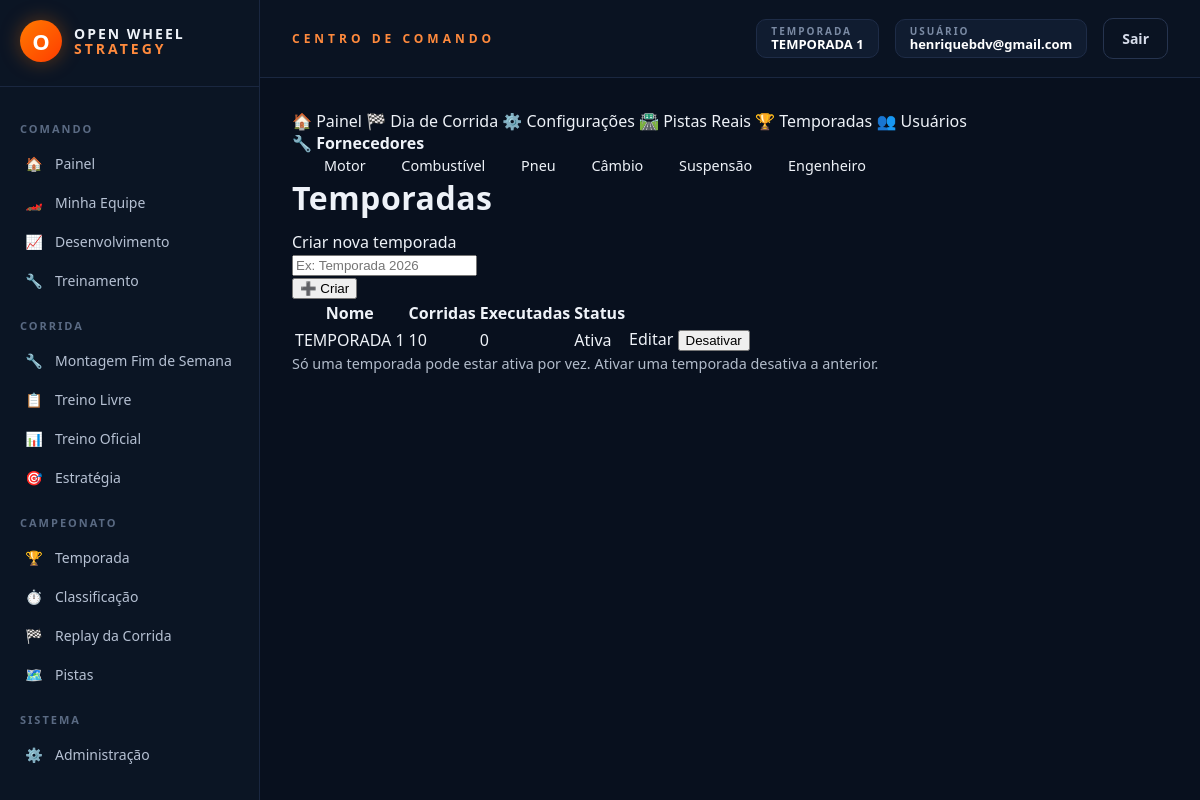
Page /admin/temporadas (signed in) on the earlier database version.
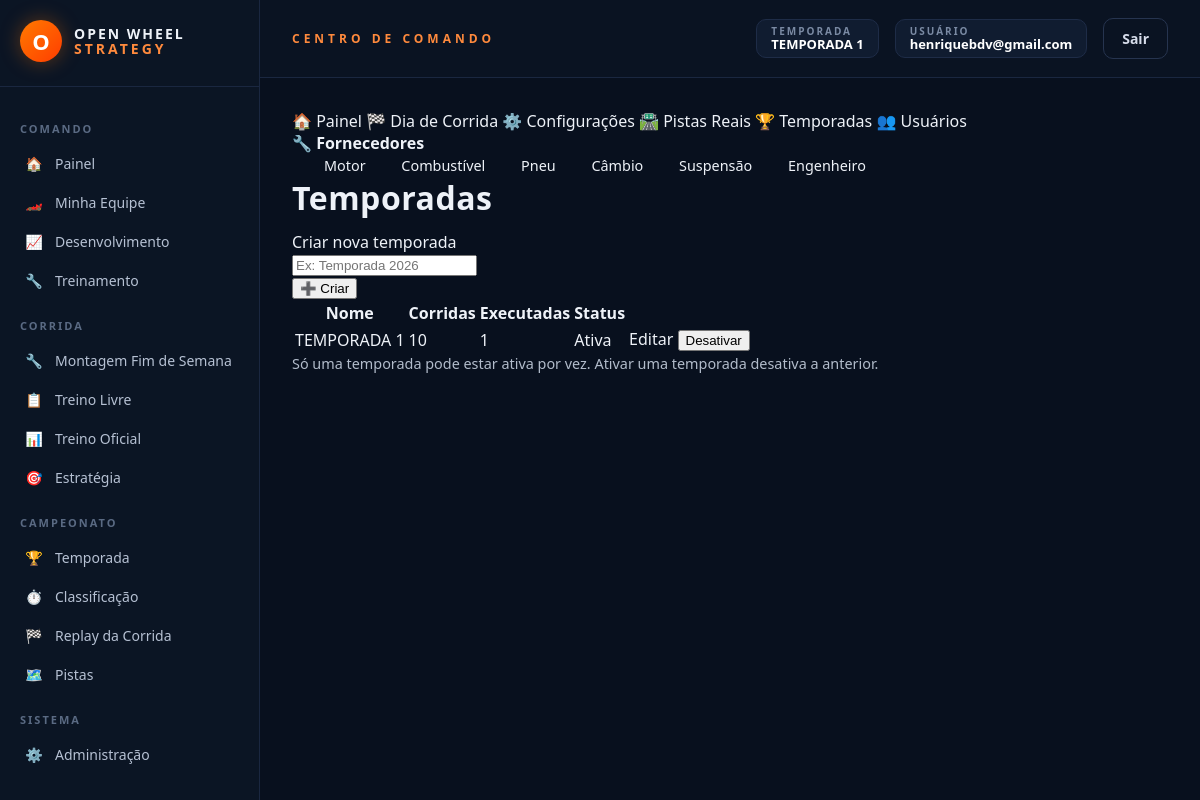
Same page on the later database version.
### models_temporada.py (models this page shows, shortened)
class Temporada(db.Model):
    __tablename__ = "temporadas"
    id = db.Column(db.Integer, primary_key=True)
    nome = db.Column(db.String(120), nullable=False)
    ativa = db.Column(db.Boolean, default=False, nullable=False)
    data_criacao = db.Column(db.DateTime, default=datetime.utcnow)
    corridas_agendadas = db.relationship(
        "CorridaAgendada", backref="temporada",
        cascade="all, delete-orphan",
        order_by="CorridaAgendada.ordem",
    )
    @classmethod
    def ativa_atual(cls):
        try:
            return cls.query.filter_by(ativa=True).first()
        except (OperationalError, ProgrammingError, NoSuchTableError):
            return None
    def total_corridas(self):
        return len(self.corridas_agendadas)
    def corridas_executadas(self):
        return sum(1 for c in self.corridas_agendadas if c.executada)

class CorridaAgendada(db.Model):
    __tablename__ = "corridas_agendadas"
    id = db.Column(db.Integer, primary_key=True)
    temporada_id = db.Column(db.Integer, db.ForeignKey("temporadas.id"), nullable=False)
    pista_real_id = db.Column(db.Integer, nullable=False)
    pista_nome = db.Column(db.String(120))
    ordem = db.Column(db.Integer, nullable=False)
    executada = db.Column(db.Boolean, default=False, nullable=False)
    data_execucao = db.Column(db.DateTime)
    resultado_json = db.Column(db.Text, default="[]")

### rotas/admin.py (the view, shortened to what this page needs)
    @app.route("/admin/temporadas", methods=["GET", "POST"])
    @admin_requerido
    def admin_temporadas():
        temporadas = Temporada.query.order_by(Temporada.data_criacao.desc()).all()
        return render_template("admin_temporadas.html", temporadas=temporadas)

### app.py (called while the page is built)
def _registrar_contexto(app):
    @app.context_processor
    def injetar_globais():
        usuario_id = session.get("usuario_id")
        usuario = Usuario.query.get(usuario_id) if usuario_id else None
        return {
            "usuario_logado": usuario,
            "categorias_fornecedor": FORNECEDORES_CONFIG,
            "temporada_ativa": Temporada.ativa_atual(),
        }

### extensoes.py (called while the page is built)
def admin_requerido(view_func):
    @functools.wraps(view_func)
    def wrapper(*args, **kwargs):
        from models import Usuario
        usuario_id = session.get("usuario_id")
        if not usuario_id:
            return redirect(url_for("login"))
        usuario = Usuario.query.get(usuario_id)
        if not usuario or not usuario.eh_admin:
            return render_template("acesso_negado.html"), 403
        return view_func(*args, **kwargs)
    return wrapper

### templates/admin_temporadas.html
{% extends "admin_base.html" %}
{% set secao_admin = 'temporadas' %}
{% block admin_content %}
<h1 class="h3 mb-4">Temporadas</h1>
<div class="card mb-4">
    <div class="card-header">Criar nova temporada</div>
    <div class="card-body">
        <form method="POST" class="row g-2">
            <div class="col-md-8">
                <input type="text" name="nome" class="form-control" placeholder="Ex: Temporada 2026" required>
            </div>
            <div class="col-md-4">
                <button type="submit" class="btn btn-primary w-100">➕ Criar</button>
            </div>
        </form>
    </div>
</div>
<table class="table">
    <thead>
        <tr>
            <th>Nome</th><th>Corridas</th><th>Executadas</th><th>Status</th><th></th>
        </tr>
    </thead>
    <tbody>
        {% for t in temporadas %}
        <tr>
            <td>{{ t.nome }}</td>
            <td>{{ t.total_corridas() }}</td>
            <td>{{ t.corridas_executadas() }}</td>
            <td>
                {% if t.ativa %}<span class="badge bg-success">Ativa</span>
                {% else %}<span class="badge bg-secondary">Inativa</span>
                {% endif %}
            </td>
            <td>
                <a href="{{ url_for('admin_temporada_editar', temporada_id=t.id) }}" class="btn btn-sm btn-outline-primary">Editar</a>
                {% if t.ativa %}
                    <form method="POST" action="{{ url_for('admin_temporada_desativar', temporada_id=t.id) }}" style="display:inline;">
                        <button type="submit" class="btn btn-sm btn-outline-secondary">Desativar</button>
                    </form>
                {% else %}
                    <form method="POST" action="{{ url_for('admin_temporada_ativar', temporada_id=t.id) }}" style="display:inline;">
                        <button type="submit" class="btn btn-sm btn-outline-success">Ativar</button>
                    </form>
                {% endif %}
            </td>
        </tr>
        {% else %}
        <tr><td colspan="5" class="text-muted">Nenhuma temporada.</td></tr>
        {% endfor %}
    </tbody>
</table>
<p class="text-muted mt-3" style="font-size:0.9em;">
    Só uma temporada pode estar ativa por vez. Ativar uma temporada desativa a anterior.
</p>
{% endblock %}

### templates/base.html (shortened to what this page needs)
<!DOCTYPE html>
<html lang="pt-br">
<head>
    <link href="{{ url_for('static', filename='css/tema.css') }}" rel="stylesheet">
</head>
<body>
{% if usuario_logado %}
<div class="ows-shell">
    <aside class="ows-sidebar">
        <div class="ows-logo">
            <div class="ows-logo-mark">O</div>
            <div class="ows-logo-text">OPEN WHEEL<br><span>STRATEGY</span></div>
        </div>
        <div class="ows-menu-section">COMANDO</div>
        <a href="{{ url_for('home') }}" class="ows-menu-link {% if request.endpoint == 'home' %}active{% endif %}"><span class="ows-icon">🏠</span> Painel</a>
        <a href="{{ url_for('minha_equipe') }}" class="ows-menu-link {% if request.endpoint == 'minha_equipe' %}active{% endif %}"><span class="ows-icon">🏎️</span> Minha Equipe</a>
        <a href="{{ url_for('desenvolvimento_view') }}" class="ows-menu-link {% if request.endpoint == 'desenvolvimento_view' %}active{% endif %}"><span class="ows-icon">📈</span> Desenvolvimento</a>
        <a href="{{ url_for('treinamento_view') }}" class="ows-menu-link {% if request.endpoint == 'treinamento_view' %}active{% endif %}"><span class="ows-icon">🔧</span> Treinamento</a>
        <div class="ows-menu-section">CORRIDA</div>
        <a href="{{ url_for('montagem_fim_de_semana') }}" class="ows-menu-link {% if request.endpoint == 'montagem_fim_de_semana' %}active{% endif %}"><span class="ows-icon">🔧</span> Montagem Fim de Semana</a>
        <a href="{{ url_for('treino_livre_view') }}" class="ows-menu-link {% if request.endpoint == 'treino_livre_view' %}active{% endif %}"><span class="ows-icon">📋</span> Treino Livre</a>
        <a href="{{ url_for('treino_oficial_view') }}" class="ows-menu-link {% if request.endpoint == 'treino_oficial_view' %}active{% endif %}"><span class="ows-icon">📊</span> Treino Oficial</a>
        <a href="{{ url_for('estrategia_corrida_view') }}" class="ows-menu-link {% if request.endpoint == 'estrategia_corrida_view' %}active{% endif %}"><span class="ows-icon">🎯</span> Estratégia</a>
        <div class="ows-menu-section">CAMPEONATO</div>
        <a href="{{ url_for('temporada_view') }}" class="ows-menu-link {% if request.endpoint == 'temporada_view' %}active{% endif %}"><span class="ows-icon">🏆</span> Temporada</a>
        <a href="{{ url_for('classificacao_view') }}" class="ows-menu-link {% if request.endpoint == 'classificacao_view' %}active{% endif %}"><span class="ows-icon">⏱️</span> Classificação</a>
        <a href="{{ url_for('corrida_view') }}" class="ows-menu-link {% if request.endpoint == 'corrida_view' %}active{% endif %}"><span class="ows-icon">🏁</span> Replay da Corrida</a>
        <a href="{{ url_for('pistas_reais_view') }}" class="ows-menu-link {% if request.endpoint == 'pistas_reais_view' %}active{% endif %}"><span class="ows-icon">🗺️</span> Pistas</a>
        {% if usuario_logado.eh_admin %}
        <div class="ows-menu-section">SISTEMA</div>
        <a href="{{ url_for('admin_dashboard') }}" class="ows-menu-link {% if request.endpoint == 'admin_dashboard' %}active{% endif %}"><span class="ows-icon">⚙️</span> Administração</a>
        {% endif %}
    </aside>
    <div class="ows-main">
        <header class="ows-topbar">
            <div class="ows-topbar-title">CENTRO DE COMANDO</div>
            <div class="ows-topbar-right">
                {% if temporada_ativa %}
                <div class="ows-badge">
                    <div class="ows-badge-label">TEMPORADA</div>
                    <div class="ows-badge-value">{{ temporada_ativa.nome }}</div>
                </div>
                {% endif %}
                <div class="ows-badge">
                    <div class="ows-badge-label">USUÁRIO</div>
                    <div class="ows-badge-value">{{ usuario_logado.email }}</div>
                </div>
                <a href="{{ url_for('logout') }}" class="ows-btn ows-btn-ghost">Sair</a>
            </div>
        </header>
        <div class="ows-content">
            {% block content %}{% endblock %}
        </div>
    </div>
</div>
{% endif %}
</body>
</html>

Differences in the rows shown:
changed Temporada "TEMPORADA 1": corridas_executadas "0" → "1"
